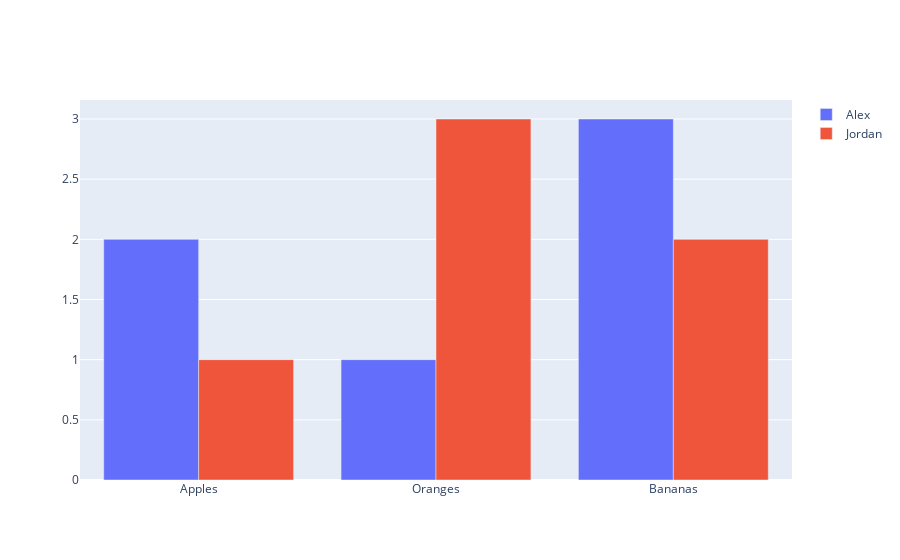

The notebook cell saved with this chart:
### Code cell
import plotly.graph_objects as go
fig = go.Figure()
print(type(fig))
fig.add_trace(go.Bar(name ='Alex', x = temp['Fruit'], y = temp[temp['Contestant'] == 'Alex']['Number Eaten'].values))
fig.add_trace(go.Bar(name ='Jordan', x = temp['Fruit'], y = temp[temp['Contestant'] == 'Jordan']['Number Eaten'].values))
fig.update_layout(barmode='group')
fig.show()

### Figure 1 — Plotly figure (JSON) as saved in the notebook; plotly's stock layout.template omitted (floating-point values rounded to 4 significant figures)
{"data": [{"name": "Alex", "type": "bar", "x": ["Apples", "Oranges", "Bananas", "Apples", "Oranges", "Bananas"], "y": [2, 1, 3]}, {"name": "Jordan", "type": "bar", "x": ["Apples", "Oranges", "Bananas", "Apples", "Oranges", "Bananas"], "y": [1, 3, 2]}], "layout": {"autosize": true, "barmode": "group", "xaxis": {"autorange": true, "range": [-0.5, 2.5], "type": "category"}, "yaxis": {"autorange": true, "range": [0, 3.158], "type": "linear"}}}
